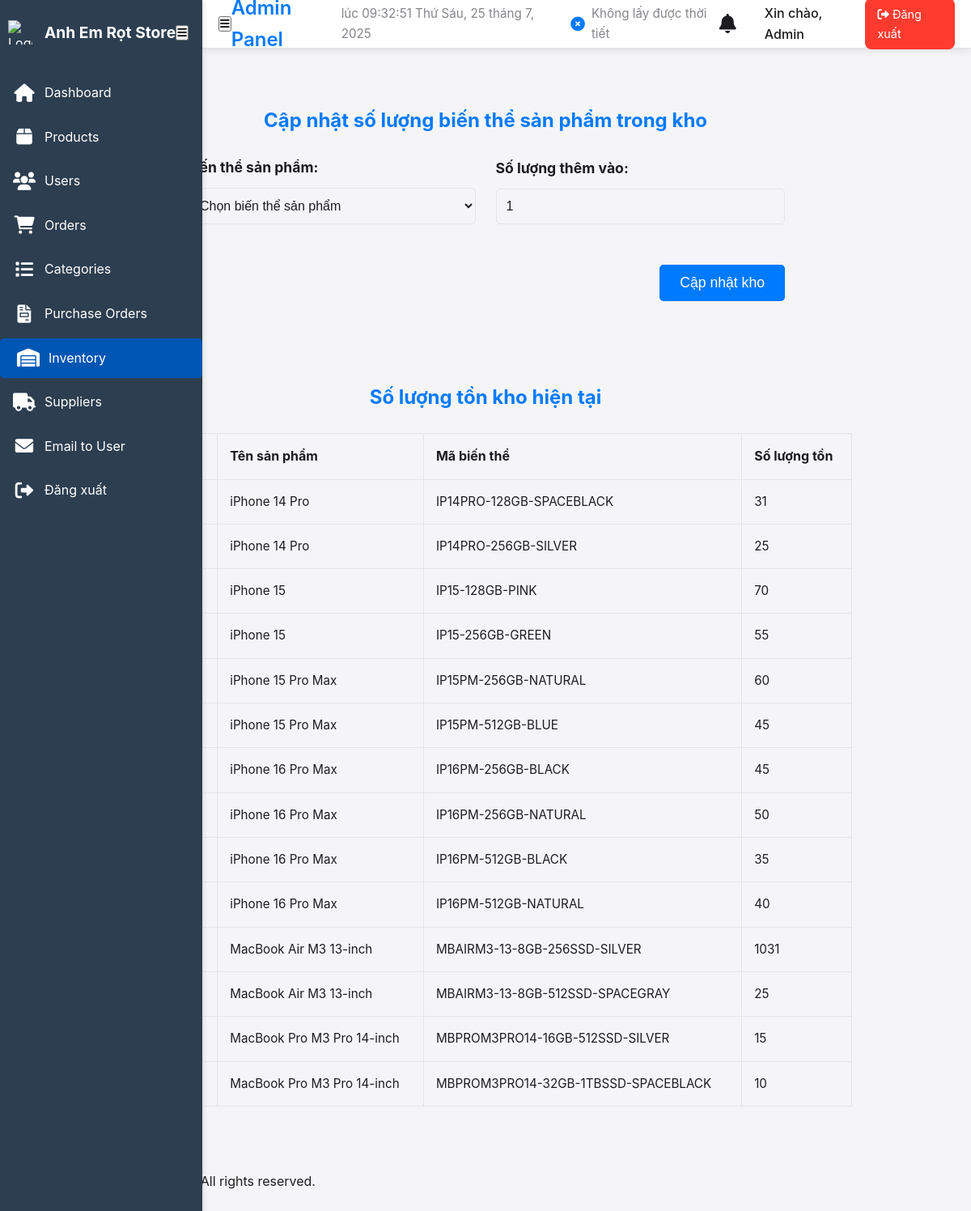
/admin/manage_inventory.php (signed in), run on the app's committed database.
### tables this page shows
CREATE TABLE `product_variants` (
  `id` int(11) NOT NULL,
  `product_id` int(11) NOT NULL,
  `variant_code` varchar(100) DEFAULT NULL,
  `variant_price` decimal(10,2) NOT NULL,
  `stock_quantity` int(11) DEFAULT 0,
  `variant_image` varchar(255) DEFAULT NULL,
  `created_at` timestamp NULL DEFAULT current_timestamp(),
  `updated_at` timestamp NULL DEFAULT current_timestamp() ON UPDATE current_timestamp(),
  `status` tinyint(1) DEFAULT 1
);

CREATE TABLE `products` (
  `id` int(11) NOT NULL,
  `product_name` varchar(150) NOT NULL,
  `price` decimal(10,2) NOT NULL,
  `description` text DEFAULT NULL,
  `product_image` varchar(255) DEFAULT NULL,
  `category_id` int(11) DEFAULT NULL,
  `supplier_id` int(11) DEFAULT NULL,
  `created_at` timestamp NULL DEFAULT current_timestamp(),
  `product_code` varchar(100) DEFAULT NULL,
  `updated_at` timestamp NULL DEFAULT current_timestamp() ON UPDATE current_timestamp(),
  `status` tinyint(1) DEFAULT 1
);

### admin/manage_inventory.php (the view, shortened to what this page needs)
<?php
require_once '../config/db.php';
$variants = $conn->query("
    SELECT pv.id, pv.variant_code, pv.stock_quantity, p.product_name
    FROM product_variants pv
    JOIN products p ON pv.product_id = p.id
    WHERE pv.status = 1 AND p.status = 1
    ORDER BY p.product_name, pv.variant_code ASC
")->fetch_all(MYSQLI_ASSOC);
require 'admin_header.php';
?>
<!DOCTYPE html>
<html lang="vi">
<head>
    <link rel="stylesheet" href="https://cdnjs.cloudflare.com/ajax/libs/font-awesome/6.0.0/css/all.min.css">
    <link rel="stylesheet" href="../css/admin.css">
</head>
<body>
    <main class="admin-container">
        <section class="inventory-form-container">
            <h2>Cập nhật số lượng biến thể sản phẩm trong kho</h2>
            <form class="inventory-form" method="POST">
                <div class="form-group">
                    <label for="variant_id">Biến thể sản phẩm:</label>
                    <select id="variant_id" name="variant_id" required>
                        <option value="">Chọn biến thể sản phẩm</option>
                    </select>
                </div>
                <div class="form-group">
                    <label for="quantity_added">Số lượng thêm vào:</label>
                    <input type="number" id="quantity_added" name="quantity_added" required min="1" value="1">
                </div>
                <div class="button-group">
                    <button type="submit" class="primary">Cập nhật kho</button>
                </div>
            </form>
        </section>
        <section class="current-stock-container">
            <h2>Số lượng tồn kho hiện tại</h2>
            <table class="stock-table">
                <thead>
                    <tr>
                        <th>ID Biến thể</th>
                        <th>Tên sản phẩm</th>
                        <th>Mã biến thể</th>
                        <th>Số lượng tồn</th>
                    </tr>
                </thead>
                <tbody>
                    <?php if (empty($variants)): ?>
                        <tr>
                            <td colspan="4">Chưa có biến thể sản phẩm nào trong kho.</td>
                        </tr>
                    <?php else: ?>
                        <?php foreach ($variants as $variant): ?>
                            <tr>
                                <td><?= htmlspecialchars($variant['id']) ?></td>
                                <td><?= htmlspecialchars($variant['product_name']) ?></td>
                                <td><?= htmlspecialchars($variant['variant_code']) ?></td>
                                <td><?= htmlspecialchars($variant['stock_quantity']) ?></td>
                            </tr>
                        <?php endforeach; ?>
                    <?php endif; ?>
                </tbody>
            </table>
        </section>
    </main>
    <footer class="admin-footer">
        <p>© 2025 Apple Store VN. All rights reserved.</p>
    </footer>
</body>
</html>

### css/admin.css (style rules this page uses)
:root { --primary-color: #007AFF; --secondary-color: #5856D6; --success-color: #34C759; --warning-color: #FF9500; --error-color: #FF3B30; --text-primary: #1D1D1F; --text-secondary: #86868B; --bg-primary: #F5F5F7; --bg-secondary: #FFFFFF; --border-color: #E5E5E7; --shadow-light: 0 2px 10px rgba(0, 0, 0, 0.1); --shadow-medium: 0 4px 20px rgba(0, 0, 0, 0.15); --border-radius: 12px; --transition: all 0.3s cubic-bezier(0.4, 0, 0.2, 1); --dark-primary-color: #0A84FF; --dark-secondary-color: #6C63FF; --dark-success-color: #30D158; --dark-warning-color: #FFD60A; --dark-error-color: #FF453A; --dark-text-primary: #FFFFFF; --dark-text-secondary: #AEAEB2; --dark-bg-primary: #1C1C1E; --dark-bg-secondary: #2C2C2E; --dark-border-color: #3A3A3C; --dark-shadow-light: 0 2px 10px rgba(0, 0, 0, 0.3); --dark-shadow-medium: 0 4px 20px rgba(0, 0, 0, 0.4); --sidebar-bg: #2c3e50; --sidebar-link-hover: #34495e; --primary-color-dark: #0056b3; --table-stripe-color: #f9f9f9; --hover-bg: #e2e6ea; --sidebar-width: 250px; --sidebar-collapsed-width: 60px; }
* { margin: 0; padding: 0; box-sizing: border-box; }
body { font-family: -apple-system, BlinkMacSystemFont, 'Segoe UI', Roboto, Oxygen, Ubuntu, Cantarell, sans-serif; background: var(--bg-primary); color: var(--text-primary); line-height: 1.6; display: flex; }
.admin-container { padding: 20px; margin-left: var(--sidebar-width); transition: margin-left 0.3s ease; min-height: calc(100vh - 60px); flex-grow: 1; padding-top: 70px; }

### admin/manage_inventory.php (style rules this page uses)
.admin-container { padding: 30px; max-width: 95%; margin: 20px auto; }
.inventory-form-container { background: var(--card-bg); padding: 30px; border-radius: 10px; box-shadow: var(--shadow); margin-bottom: 40px; text-align: center; max-width: 800px; margin-left: auto; margin-right: auto; }
.inventory-form-container h2 { margin-top: 0; margin-bottom: 25px; color: var(--primary-color); text-align: center; }
.inventory-form { display: grid; grid-template-columns: 1fr 1fr; gap: 25px; align-items: end; }
.form-group { margin-bottom: 0; text-align: left; }
.form-group label { display: block; margin-bottom: 10px; font-weight: bold; color: var(--text-color); font-size: 1.1rem; }
.form-group input[type="text"], .form-group input[type="number"], .form-group select { width: 100%; padding: 12px; border: 1px solid var(--border-color); border-radius: 5px; box-sizing: border-box; background: var(--input-bg); color: var(--text-color); font-size: 1rem; }
.button-group { grid-column: 1 / -1; display: flex; justify-content: flex-end; gap: 15px; margin-top: 25px; }
.button-group button { padding: 12px 25px; border: none; border-radius: 5px; cursor: pointer; font-size: 1.1rem; transition: background 0.3s ease, transform 0.2s ease; }
.button-group button.primary { background: var(--primary-color); color: #fff; }
.current-stock-container { background: var(--card-bg); padding: 30px; border-radius: 10px; box-shadow: var(--shadow); margin-top: 40px; }
.current-stock-container h2 { margin-top: 0; margin-bottom: 25px; color: var(--primary-color); text-align: center; }
.stock-table { width: 100%; border-collapse: collapse; margin-top: 25px; font-size: 0.95rem; }
.stock-table th, .stock-table td { border: 1px solid var(--border-color); padding: 15px; text-align: left; }
.stock-table th { background: var(--table-header-bg); color: var(--table-header-text); font-weight: bold; position: sticky; top: 0; z-index: 1; font-size: 1rem; }
.stock-table tbody tr:nth-child(even) { background: var(--table-row-even-bg); }

### data on the page
product_variants: product.product_name "iPhone 14 Pro", variant_code "IP14PRO-128GB-SPACEBLACK", stock_quantity "31"
product_variants: product.product_name "iPhone 14 Pro", variant_code "IP14PRO-256GB-SILVER", stock_quantity "25"
product_variants: product.product_name "iPhone 15", variant_code "IP15-128GB-PINK", stock_quantity "70"
product_variants: product.product_name "iPhone 15", variant_code "IP15-256GB-GREEN", stock_quantity "55"
product_variants: product.product_name "iPhone 15 Pro Max", variant_code "IP15PM-256GB-NATURAL", stock_quantity "60"
product_variants: product.product_name "iPhone 15 Pro Max", variant_code "IP15PM-512GB-BLUE", stock_quantity "45"
product_variants: product.product_name "iPhone 16 Pro Max", variant_code "IP16PM-256GB-BLACK", stock_quantity "45"
product_variants: product.product_name "iPhone 16 Pro Max", variant_code "IP16PM-256GB-NATURAL", stock_quantity "50"
product_variants: product.product_name "iPhone 16 Pro Max", variant_code "IP16PM-512GB-BLACK", stock_quantity "35"
product_variants: product.product_name "iPhone 16 Pro Max", variant_code "IP16PM-512GB-NATURAL", stock_quantity "40"
product_variants: product.product_name "MacBook Air M3 13-inch", variant_code "MBAIRM3-13-8GB-256SSD-SILVER", stock_quantity "1031"
product_variants: product.product_name "MacBook Air M3 13-inch", variant_code "MBAIRM3-13-8GB-512SSD-SPACEGRAY", stock_quantity "25"
product_variants: product.product_name "MacBook Pro M3 Pro 14-inch", variant_code "MBPROM3PRO14-16GB-512SSD-SILVER", stock_quantity "15"
product_variants: product.product_name "MacBook Pro M3 Pro 14-inch", variant_code "MBPROM3PRO14-32GB-1TBSSD-SPACEBLACK", stock_quantity "10"

### other printed values
$_SESSION['username'] "Admin"
